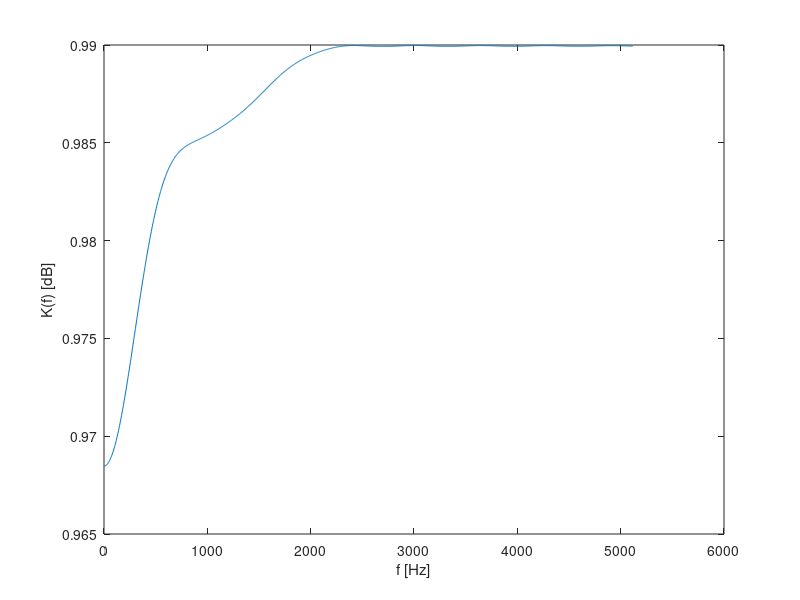

Recreate this plot in MATLAB. (Note: this script raises an error after producing the figure.)
% clc;
% clear all;
% close all;

fs = 32e3;
% 
% theta = 500 * 2*pi / fs;
% m = 0.9;
% 
% p1 = m*exp(j*theta);
% p2 = m*exp(-j*theta);
% 
% k = 0.02;
% 
% sys = zpk([], [p1 p2], k, -1);
% % pzmap(sys);
% 
% [b a] = tfdata(sys);
% y = filter(cell2mat(b),cell2mat(a),bandnoise(10000, 1.0, 64e3, 256e3));
% psd(spectrum.welch('Hamming',2048), y,'Fs',64000)

N = 100;
att = 1;

% butorlap / fal
% F = [0  125 250 500 1000 2000 4000 fs/2];
% D = [14 14  10  6   8    10   10   2];
% D = [6   6  6   6   8    10   10   2];

% uveg
F = [0  125 250 500 1000 2000 4000 fs/2];
D = [8  8   4   3   3    2    2    2];

% parketta, fodem, festett beton
% F = [0  125 250 500 1000 2000 4000 fs/2];
% D = [4  4   4   5   6    6    6    4];

% % ajto
% F = [0  125 250 500 1000 2000 4000 fs/2];
% D = [14 14  10  8   8    8    8   2];

F = F / (fs/2);
A = sqrt( (100 - D) / 100 );

h = fir2(N,F,A);

% Plotting the filter
fftlength = 10000;
frequencies = (0:fftlength-1)*(fs/fftlength);
K = (abs(fft(h,10000)));
plot(frequencies(1:1600), K(1:1600));
xlabel('f [Hz]');
ylabel('K(f) [dB]');

[b a] = stmcb(h, 3, 3);
y = bode(tf(b,a,-1));
% b = b / (y(1)/A(5));
b = b / (y(1)/0.2);
figure; bode(tf(b,a,-1));

num = b + a;
den = -b + a;

% pzmap(tf(num, den, -1))
% psd(spectrum.welch('Hamming',2048), filter(b,a,bandnoise(10000, 1.0, 64e3, 64e4)), 'Fs', fs);